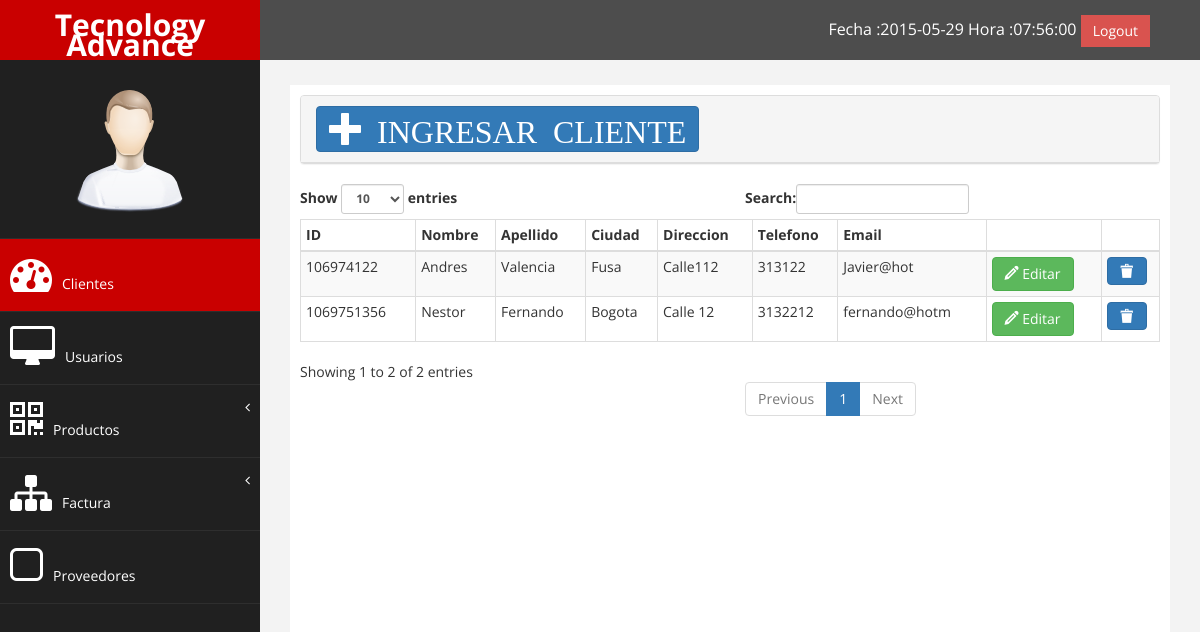
The page /index.php/clientes (signed in) on the database its author committed.
### tables this page shows
CREATE TABLE IF NOT EXISTS `cliente` (
  `id_cliente` varchar(20) NOT NULL,
  `nombre` varchar(20) NOT NULL,
  `apellido` varchar(20) NOT NULL,
  `ciudad` varchar(20) NOT NULL,
  `direccion` varchar(20) NOT NULL,
  `telefono` varchar(20) NOT NULL,
  `email` varchar(40) NOT NULL,
  PRIMARY KEY (`id_cliente`)
);

### controlador.php (called while the page is built, shortened)
<?php
class Controlador{
function clientes_action(){
  $cliente=new Nuevo_clientes();
  $mostar_cliente = $cliente->consultar_clientes();
    require "Plantillas/mostrar_cliente.php";
}
}
?>

### Modelos/conexion.php (called while the page is built, shortened)
<?php
class Conexion_DB {
private $registro = array();
 function conectar_base_de_datos(){
	 $this->conexion=mysqli_connect("localhost","root","","tecnologyadvance");
   return $this->conexion;
   }
   function Estrae_todo_registro($tabla){
       $this->consulta = "SELECT * FROM $tabla";
       $this->resultado = mysqli_query($this->conectar_base_de_datos(),  $this->consulta);
    while ( $this->fila = mysqli_fetch_assoc( $this->resultado)) {
       $this->registro[] =  $this->fila;
    }
    return     $this->registro;
  }
}
?>

### Modelos/clientes.php (called while the page is built, shortened)
<?php
class Nuevo_clientes extends Conexion_DB{
public  function consultar_clientes(){
 $this->extraido=$this->Estrae_todo_registro("cliente");
 return $this->extraido;
}
}
?>

### Plantillas/mostrar_cliente.php (the view, shortened to what this page needs)
<div class="row">
  <div class="col-md-12 col-xs-12">
<div class="panel panel-default">
  <div class="panel-heading"><div class="panel-title">
    <button class="btn btn-primary fa-2x icon icon-plus" style="right:2333px " data-toggle="modal" data-target="#ventana_cliente">  INGRESAR  CLIENTE</button>
  </div>
    </div>
    </div> </div></div>
<table id="hola" class="table table-striped table-bordered table-condensed table-hover display color2 " cellspacing="0" width="100%">
  <thead>
  <tr>
           <th>ID</th>
           <th>Nombre</th>
           <th>Apellido</th>
           <th>Ciudad</th>
           <th>Direccion</th>
           <th>Telefono</th>
           <th>Email</th>
           <th></th>
           <th></th>
  </tr>
    </thead>
     <tbody id="Fila">
         <?php foreach($mostar_cliente as $row){ ?>
        <tr id="<?php echo $row['id_cliente'];?>">
        <td ><?php echo $row['id_cliente'];?></td>
        <td id="1"><?php echo $row['nombre'];?></td>
        <td id="2"><?php echo $row['apellido'];?></td>
        <td id="3"><?php echo $row['ciudad'];?></td>
        <td id="4"><?php echo $row['direccion'];?></td>
        <td id="5"><?php echo $row['telefono'];?></td>
        <td id="6"><?php echo $row['email'];?></td>
        <td>  <a class="btn btn-success"  data-toggle="modal" data-target="#ventana"  id="<?php echo $row['id_cliente'];?>"><span class="icon icon-pencil"></span> Editar</a></td>
        <td><a href="eliminar_cliente?id=<?php echo $row['id_cliente'];?>" class="btn btn-primary icon icon-remove"></a></td>
      </tr>
      <?php }  ?>
     </tbody>
</table>
<?php
if($_SESSION['rol']=="Cajero"){
require 'base3.php';}
else { require 'base2.php'; }
?>

### css/estilos2.css (style rules this page uses)
body { font-family:OpenSans-Light; font-size: 140%; }

### assets/css/custom.css (style rules this page uses)
body { font-family: 'Open Sans', sans-serif; }

### rows shown on the page
cliente: id_cliente "106974122", nombre "Andres", apellido "Valencia", ciudad "Fusa", direccion "Calle112", telefono "313122", email "Javier@hot"
cliente: id_cliente "1069751356", nombre "Nestor", apellido "Fernando", ciudad "Bogota", direccion "Calle 12", telefono "3132212", email "fernando@hotm"

### other values the page prints
strftime("%Y-%m-%d") "2015-05-29"
